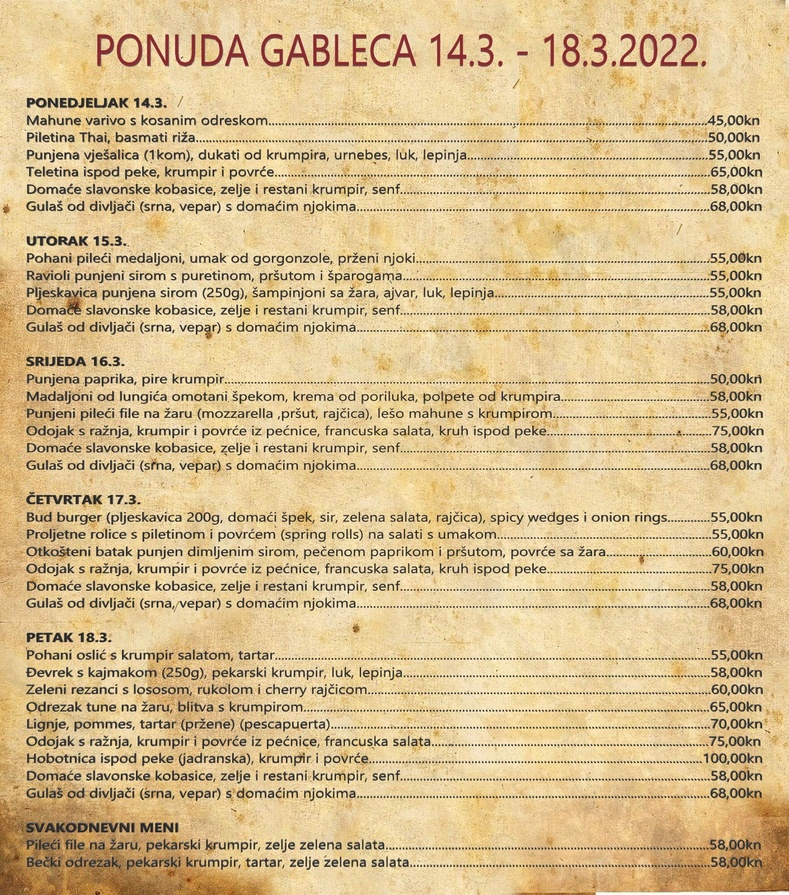
#> input picture gablec.jpg, 789 x 895 px, shrunk from 1410 x 1600 before the run
$ python image_manipulation.py
#> lines starting #> are read from the running program, lines starting #| are printed output that depends on the picture
import cv2
from cv2 import imread
from cv2 import invert
from matplotlib import pyplot as plt

img_path = "gablec.jpg"
img = cv2.imread(img_path)
#> img is the input picture: shape (895, 789, 3); mean B, G, R 142.3, 189.6, 215.1

def display(im_path):
    dpi = 80
    im_data = plt.imread(im_path)

    height, width  = im_data.shape[:2]

    # What size does the figure need to be in inches to fit the image?
    figsize = width / float(dpi), height / float(dpi)

    # Create a figure of the right size with one axes that takes up the full figure
    fig = plt.figure(figsize=figsize)
    ax = fig.add_axes([0, 0, 1, 1])

    # Hide spines, ticks, etc.
    ax.axis('off')

    # Display the image.
    ax.imshow(im_data, cmap='gray')

    plt.show()

#invert_image = cv2.bitwise_not(img)
#cv2.imwrite("tmp/inverted.jpg", invert_image)

def grayscale(image):
    return cv2.cvtColor(image, cv2.COLOR_BGR2GRAY)
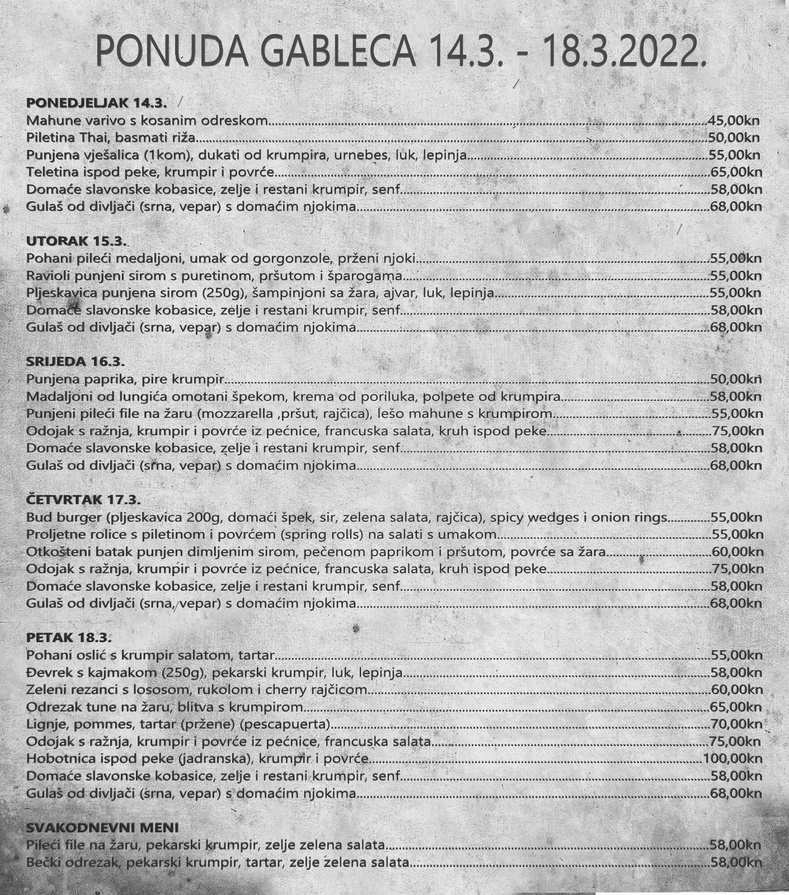
#> returned value: shape (895, 789); min 13, max 255, mean 191.8

gray_image = grayscale(img)
cv2.imwrite("tmp/gray.jpg", gray_image)

thresh, im_bw = cv2.threshold(gray_image, 70, 255, cv2.THRESH_BINARY)
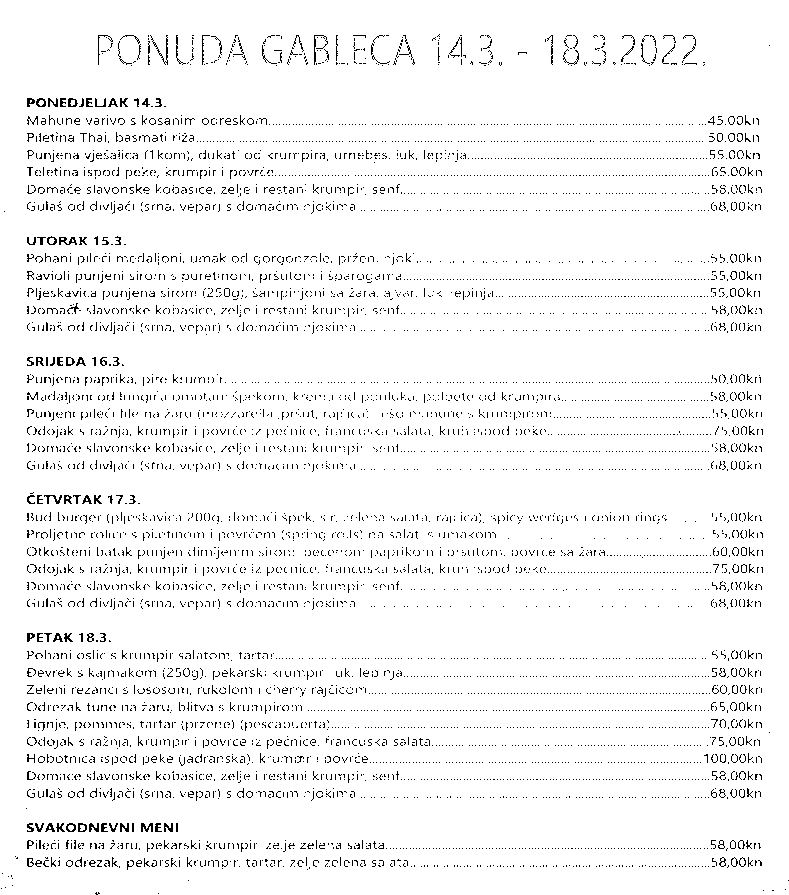
#> im_bw: shape (895, 789); 95.8% white; black in thin lines or dots
cv2.imwrite("tmp/bw.jpg", im_bw)

display("tmp/bw.jpg")
